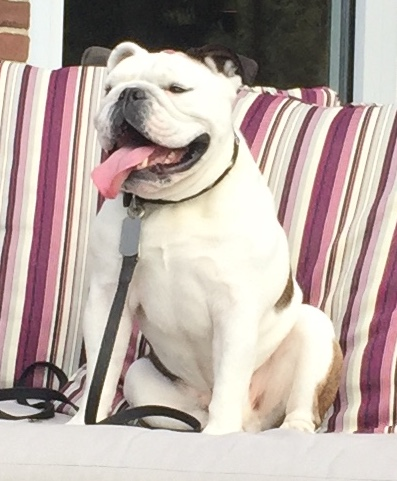
#> input picture module_5/flubba.zoom.JPG, 397 x 481 px, found by its file name
$ python test_transforms.py   (Python 2 division)
#> lines starting #> are read from the running program, lines starting #| are printed output that depends on the picture
"""
Testing various 2D convolution methods
Important: Remember to use the correct RGB BGR ordering!
"""
import numpy as np
import cv2 as cv
import matplotlib.pyplot as plt

def main():
    """ main function """

    img = cv.imread('flubba.zoom.jpg' )
#> img is the input picture: shape (481, 397, 3); mean B, G, R 165.5, 171.5, 186.3
    height, width = img.shape[:2]
#> height = 481; width = 397

    # perspective transform
    pts1 = np.float32([ [220, 85], [ 223, 414], [602, 190], [616, 323] ])
    pts2 = np.float32([ [75, 75], [ 72, 225], [500, 75], [500, 225] ])

    m_persp = cv.getPerspectiveTransform(pts1, pts2)
    img2 = cv.warpPerspective( img, m_persp, ( height/2, width/2 ))
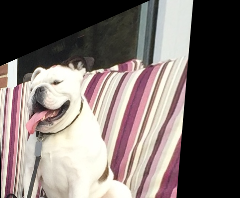
#> img2: shape (198, 240, 3); mean B, G, R 106.2, 109.6, 119.6

    cv.imwrite("flubba.perspective.jpg", img2)

main()

$ run again, with module_5/flubba.left.jpg copied over module_5/flubba.zoom.JPG
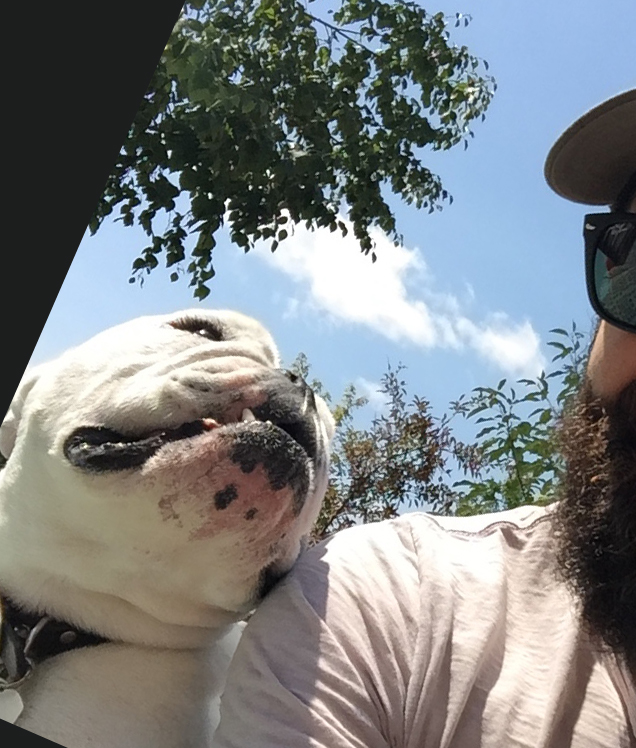
#> input picture module_5/flubba.left.jpg, 636 x 748 px, found by its file name
#> in main, img is the input picture: shape (748, 636, 3); mean B, G, R 131.1, 129.7, 125.9
#> in main, `img2 = cv.warpPerspective( img, m_persp, ( height/2, width/2 ))`:
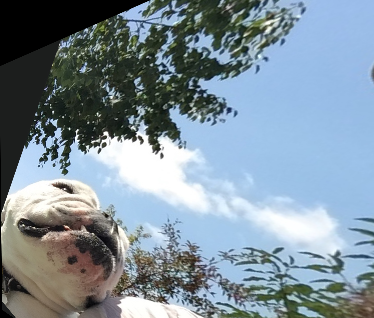
#> img2: shape (318, 374, 3); mean B, G, R 154.8, 143.2, 126.8

$ run again, with module_5/flubba.right.jpg copied over module_5/flubba.zoom.JPG
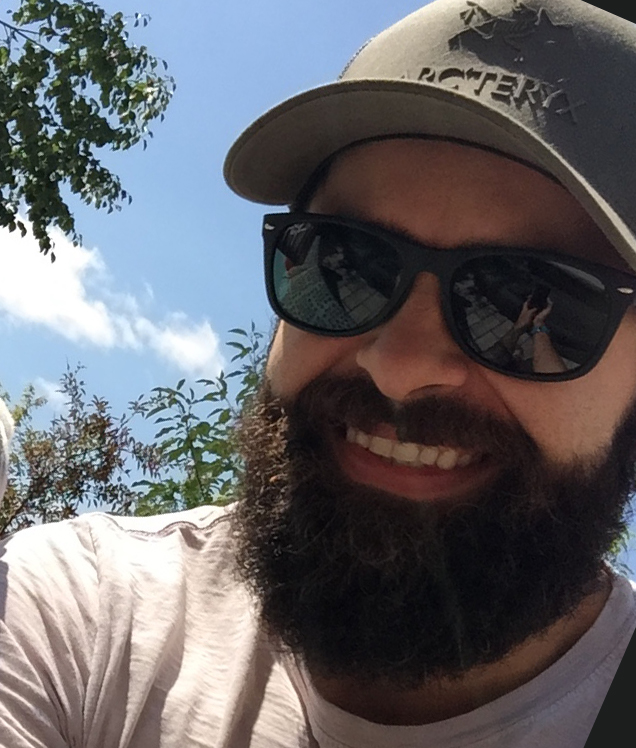
#> input picture module_5/flubba.right.jpg, 636 x 748 px, found by its file name
#> in main, img is the input picture: shape (748, 636, 3); mean B, G, R 104.4, 100.7, 102.1
#> in main, `img2 = cv.warpPerspective( img, m_persp, ( height/2, width/2 ))`:
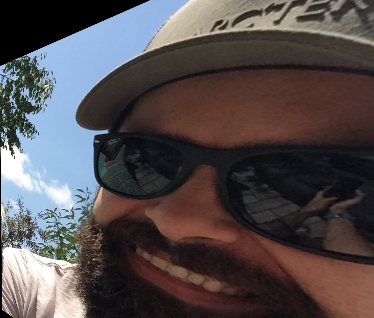
#> img2: shape (318, 374, 3); mean B, G, R 77.3, 76, 83.3
